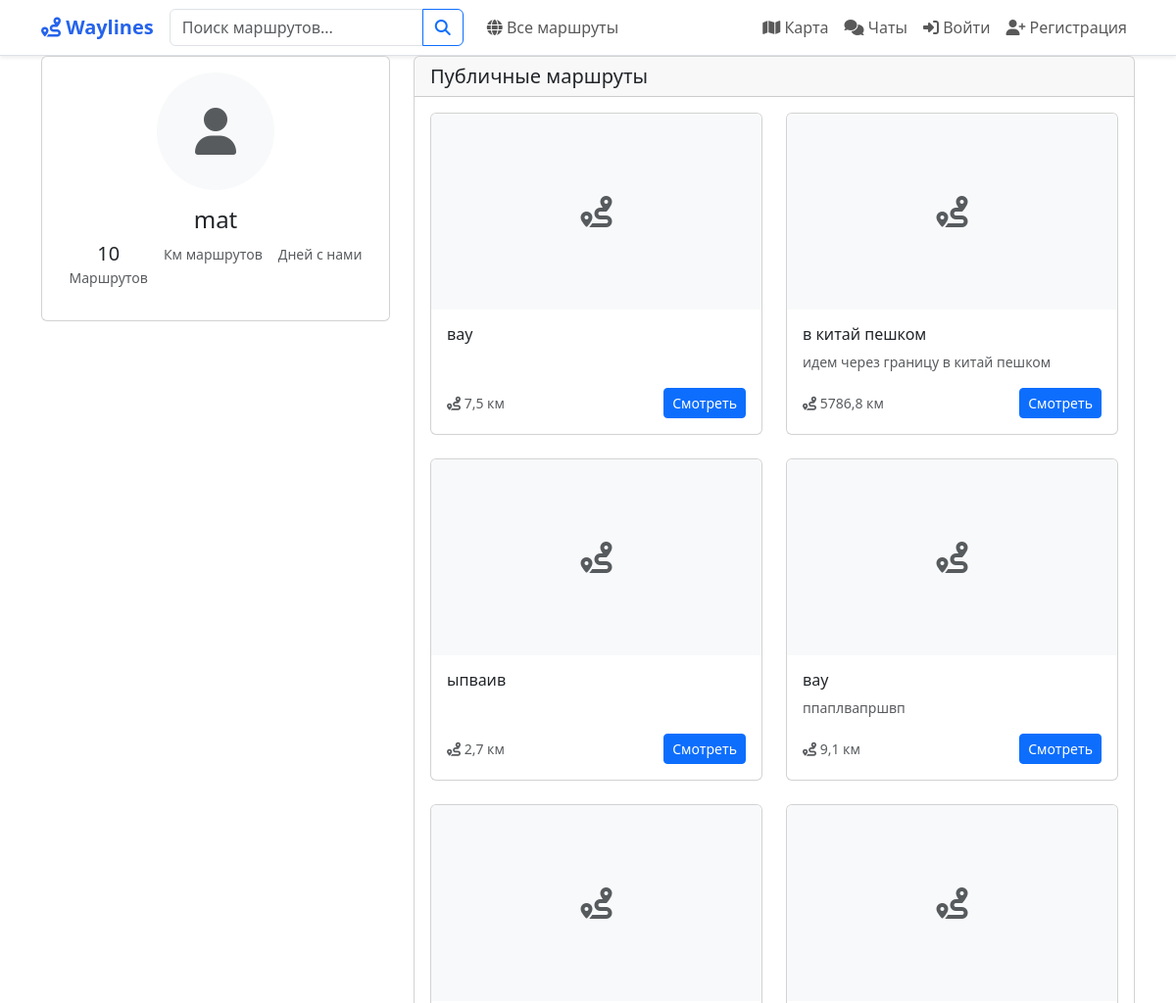
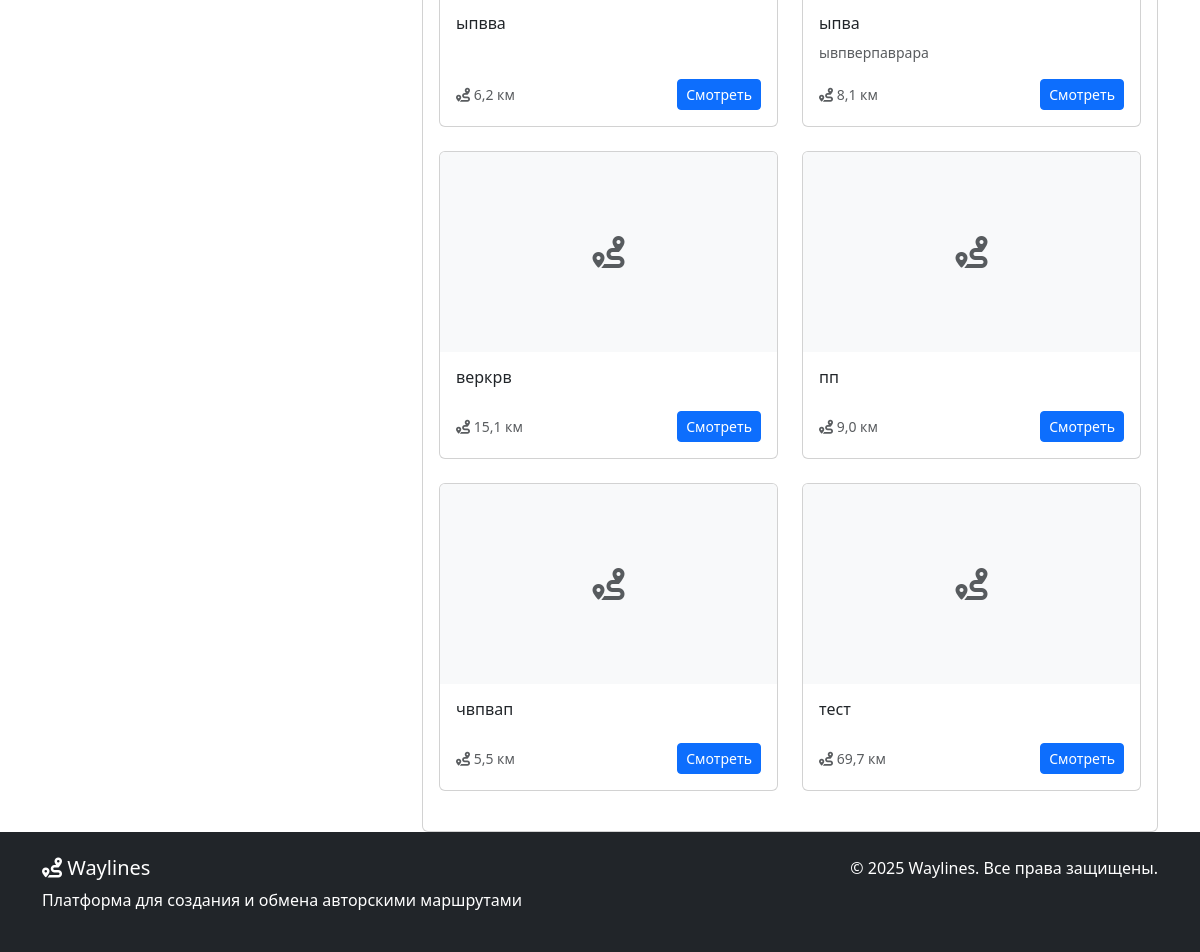
Screenshot of /users/profile/mat/ with the database file from the repository (2 pictures, top to bottom).
### routes/models.py (models this page shows, shortened)
class Route(models.Model):
    PRIVACY_CHOICES = [
        ("public", "Публичный"),
        ("private", "Приватный"),
        ("link", "По ссылке"),
        ("personal", "Персональный"),
    ]
    ROUTE_TYPE_CHOICES = [
        ("driving", "Автомобильный"),
        ("walking", "Пеший"),
        ("cycling", "Велосипедный"),
        ("mixed", "Смешанный"),
    ]
    MOOD_CHOICES = [
        ("calm", "Спокойный"),
        ("active", "Активный"),
        ("extreme", "Экстремальный"),
        ("romantic", "Романтический"),
        ("family", "Семейный"),
        ("adventure", "Приключенческий"),
    ]
    THEME_CHOICES = [
        ("historical", "Исторический"),
        ("nature", "Природный"),
        ("urban", "Городской"),
        ("cultural", "Культурный"),
        ("gastronomic", "Гастрономический"),
        ("religious", "Религиозный"),
        ("architectural", "Архитектурный"),
    ]
    author = models.ForeignKey(
        User,
        on_delete=models.CASCADE,
        related_name="routes",
        verbose_name="Автор",
    )
    name = models.CharField("Название", max_length=200)
    description = models.TextField("Описание", blank=True)
    short_description = models.TextField(
        "Краткое описание", max_length=300, blank=True
    )
    privacy = models.CharField(
        "Приватность", max_length=20, choices=PRIVACY_CHOICES, default="public"
    )
    route_type = models.CharField(
        "Тип маршрута",
        max_length=20,
        choices=ROUTE_TYPE_CHOICES,
        default="walking",
    )
    mood = models.CharField(
        "Настроение", max_length=20, choices=MOOD_CHOICES, blank=True
    )
    theme = models.CharField(
        "Тема", max_length=20, choices=THEME_CHOICES, blank=True
    )
    duration_minutes = models.IntegerField(
        "Продолжительность (минут)", default=0
    )
    country = models.CharField(max_length=100, blank=True, null=True, verbose_name="Страна")
    total_distance = models.FloatField("Общее расстояние (км)", default=0)
    is_active = models.BooleanField("Актуален", default=True)
    has_audio_guide = models.BooleanField("Есть аудиогид", default=False)
    is_elderly_friendly = models.BooleanField("Для пожилых", default=False)
    shared_with = models.ManyToManyField(
        User,
        related_name="shared_routes",
        blank=True,
        verbose_name="Доступно для",
    )
    created_at = models.DateTimeField("Создан", auto_now_add=True)
    updated_at = models.DateTimeField("Обновлён", auto_now=True)
    last_status_update = models.DateTimeField(
        "Последнее обновление статуса", auto_now=True
    )
    qr_code = models.ImageField(upload_to='qr_codes/', blank=True, null=True, verbose_name="QR код")
    class Meta:
        verbose_name = "Маршрут"
        verbose_name_plural = "Маршруты"
        ordering = ["-created_at"]

### users/views.py (the view, shortened to what this page needs)
# urls.py: path("profile/<str:username>/", views.user_profile, name="user_profile"),
def user_profile(request, username):
    user = get_object_or_404(User, username=username)
    public_routes = Route.objects.filter(author=user, privacy="public", is_active=True)
    context = {
        "profile_user": user,
        "public_routes": public_routes,
    }
    return render(request, "profile/user_profile.html", context)

### users/context_processors.py (called while the page is built, shortened)
def navbar_context(request):
    context = {}
    return context

### templates/profile/user_profile.html (shortened to what this page needs)
{% extends 'base.html' %}
{% block content %}
<div class="container">
    <div class="row">
        <div class="col-lg-4">
            <div class="card mb-4">
                <div class="card-body text-center">
                    <div class="mb-3">
                        {% if profile_user.profile.avatar %}
                        <img src="{{ profile_user.profile.avatar.url }}" class="rounded-circle"
                             style="width: 120px; height: 120px; object-fit: cover;" alt="{{ profile_user.username }}">
                        {% else %}
                        <div class="rounded-circle bg-light d-flex align-items-center justify-content-center mx-auto"
                             style="width: 120px; height: 120px;">
                            <i class="fas fa-user fa-3x text-muted"></i>
                        </div>
                        {% endif %}
                    </div>
                    <h4 class="card-title">{{ profile_user.username }}</h4>
                    <div class="d-flex justify-content-center gap-3 mb-3">
                        <div class="text-center">
                            <div class="h5 mb-0">{{ public_routes.count }}</div>
                            <small class="text-muted">Маршрутов</small>
                        </div>
                        <div class="text-center">
                            <small class="text-muted">Км маршрутов</small>
                        </div>
                        <div class="text-center">
                            <small class="text-muted">Дней с нами</small>
                        </div>
                    </div>
                </div>
            </div>
        </div>
        <div class="col-lg-8">
            <div class="card">
                <div class="card-header">
                    <h5 class="card-title mb-0">Публичные маршруты</h5>
                </div>
                <div class="card-body">
                    {% if public_routes %}
                    <div class="row">
                        {% for route in public_routes %}
                        <div class="col-md-6 mb-4">
                            <div class="card route-card h-100">
                                {% if route.photos.first %}
                                <img src="{{ route.photos.first.image.url }}" class="card-img-top route-image" alt="{{ route.name }}">
                                {% else %}
                                <div class="card-img-top route-image bg-light d-flex align-items-center justify-content-center">
                                    <i class="fas fa-route fa-2x text-muted"></i>
                                </div>
                                {% endif %}
                                <div class="card-body d-flex flex-column">
                                    <h6 class="card-title">{{ route.name }}</h6>
                                    <p class="card-text text-muted small flex-grow-1">
                                        {{ route.short_description|default:route.description|truncatewords:10 }}
                                    </p>
                                    <div class="d-flex justify-content-between align-items-center mt-auto">
                                        <div class="small text-muted">
                                            <i class="fas fa-route"></i> {{ route.total_distance|floatformat:1 }} км
                                        </div>
                                        <a href="{% url 'route_detail' route.id %}" class="btn btn-primary btn-sm">Смотреть</a>
                                    </div>
                                </div>
                            </div>
                        </div>
                        {% endfor %}
                    </div>
                    {% else %}
                    <div class="text-center py-5">
                        <i class="fas fa-route fa-3x text-muted mb-3"></i>
                        <h5>Публичных маршрутов нет</h5>
                        <p class="text-muted">{{ profile_user.username }} пока не создал публичных маршрутов</p>
                    </div>
                    {% endif %}
                </div>
            </div>
        </div>
    </div>
</div>
{% endblock %}

### templates/base.html (style rules this page uses)
html, body { height: 100%; margin: 0; padding: 0; }
body { display: flex; flex-direction: column; min-height: 100vh; }
.route-card { transition: transform 0.2s ease, box-shadow 0.2s ease; cursor: pointer; }
.route-image { height: 200px; object-fit: cover; }

### rows the page displays
Route: name "вау", total_distance "7,5"
Route: name "в китай пешком", short_description "идем через границу в китай пешком", total_distance "5786,8"
Route: name "ыпваив", total_distance "2,7"
Route: name "вау", short_description "ппаплвапршвп", total_distance "9,1"
Route: name "ыпвва", total_distance "6,2"
Route: name "ыпва", short_description "ывпверпаврара", total_distance "8,1"
Route: name "веркрв", total_distance "15,1"
Route: name "пп", total_distance "9,0"
Route: name "чвпвап", total_distance "5,5"
Route: name "тест", total_distance "69,7"

### other values shown
{{ profile_user.username }} "mat"
{{ public_routes.count }} "10"
